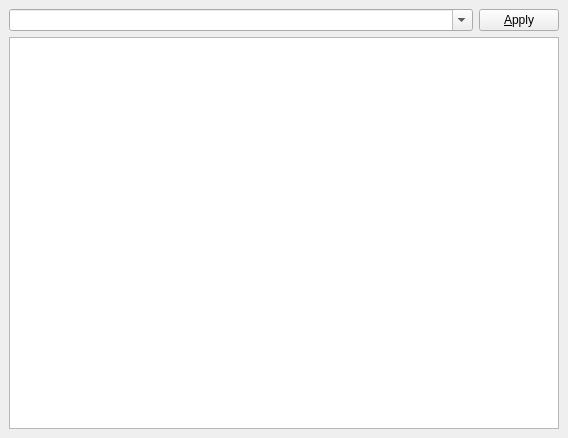
<ui version="4.0" >
 <class>MainWindow</class>
 <widget class="QWidget" name="MainWindow" >
  <property name="geometry" >
   <rect>
    <x>0</x>
    <y>0</y>
    <width>568</width>
    <height>438</height>
   </rect>
  </property>
  <property name="windowTitle" >
   <string>Mess Parser</string>
  </property>
  <layout class="QVBoxLayout" >
   <property name="margin" >
    <number>9</number>
   </property>
   <property name="spacing" >
    <number>6</number>
   </property>
   <item>
    <layout class="QHBoxLayout" >
     <property name="margin" >
      <number>0</number>
     </property>
     <property name="spacing" >
      <number>6</number>
     </property>
     <item>
      <widget class="QComboBox" name="filterComboBox" >
       <property name="sizePolicy" >
        <sizepolicy>
         <hsizetype>7</hsizetype>
         <vsizetype>0</vsizetype>
         <horstretch>0</horstretch>
         <verstretch>0</verstretch>
        </sizepolicy>
       </property>
       <property name="editable" >
        <bool>true</bool>
       </property>
       <property name="insertPolicy" >
        <enum>QComboBox::NoInsert</enum>
       </property>
      </widget>
     </item>
     <item>
      <widget class="QPushButton" name="filterButton" >
       <property name="text" >
        <string>&amp;Apply</string>
       </property>
      </widget>
     </item>
    </layout>
   </item>
   <item>
    <widget class="QTextEdit" name="logEdit" >
     <property name="font" >
      <font>
       <family>Monospace</family>
      </font>
     </property>
     <property name="lineWrapMode" >
      <enum>QTextEdit::NoWrap</enum>
     </property>
     <property name="readOnly" >
      <bool>true</bool>
     </property>
     <property name="acceptRichText" >
      <bool>false</bool>
     </property>
    </widget>
   </item>
  </layout>
 </widget>
 <resources/>
 <connections/>
</ui>
